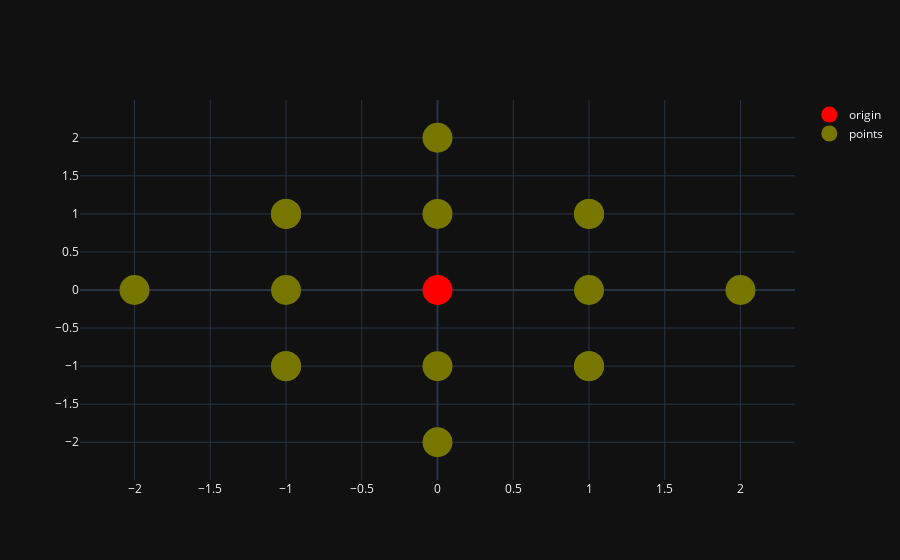

Notebook code for this chart:
### Code cell
from itertools import chain
from icecream import ic
import numpy as np

a = lambda x, y: np.array((x, y), dtype=int)

def create_radius(origin: np.ndarray, expand_range: int, include_origin=False):
    def make_line(origin: np.ndarray, dir: np.ndarray, times: int):
        for i in range(1, times + 1):
            yield origin + (dir * i)
    points = [origin] if include_origin else []
    range_left = expand_range
    allowed_expansion_range = 1
    n = s = e = w = origin
    while range_left > 0:
        n = n + (0, 1)
        s = s - (0, 1)
        e = e + (1, 0)
        w = w - (1, 0)
        points.extend((n, s, e, w))
        range_left -= 1
        if range_left <= 0:
            break
        current_side_expansion = allowed_expansion_range if range_left - allowed_expansion_range > 0 else range_left
        points.extend(make_line(n, a(-1, 0), current_side_expansion))
        points.extend(make_line(n, a(1, 0), current_side_expansion))
        points.extend(make_line(s, a(-1, 0), current_side_expansion))
        points.extend(make_line(s, a(1, 0), current_side_expansion))
        points.extend(make_line(e, a(0, -1), current_side_expansion))
        points.extend(make_line(e, a(0, 1), current_side_expansion))
        points.extend(make_line(w, a(0, -1), current_side_expansion))
        points.extend(make_line(w, a(0, 1), current_side_expansion))
        range_left -= current_side_expansion
        allowed_expansion_range += 1

    return points


ORIGIN_POINT = a(0, 0)
line = create_radius(ORIGIN_POINT, 3, include_origin=False)
import plotly.graph_objs as go

points = {'x': [l[0] for l in line], 'y': [l[1] for l in line]}
fig = go.Figure()
fig.add_scatter(name='origin', x=[ORIGIN_POINT[0]], y=[ORIGIN_POINT[1]], mode='markers',
                marker={'color': 'red', 'size': 30})
fig.add_scatter(name='points', x=points['x'], y=points['y'], mode='markers', marker={'color': '#770', 'size': 30}, )
fig.update_layout()
fig

### Figure 1 — Plotly figure (JSON) as saved in the notebook; plotly's stock layout.template omitted (floating-point values rounded to 4 significant figures)
{"data": [{"marker": {"color": "red", "size": 30}, "mode": "markers", "name": "origin", "x": [0], "y": [0], "type": "scatter"}, {"marker": {"color": "#770", "size": 30}, "mode": "markers", "name": "points", "x": [0, 0, 1, -1, -1, 1, -1, 1, 1, 1, -1, -1, 0, 0, 2, -2], "y": [1, -1, 0, 0, 1, 1, -1, -1, -1, 1, -1, 1, 2, -2, 0, 0], "type": "scatter"}], "layout": {}}
